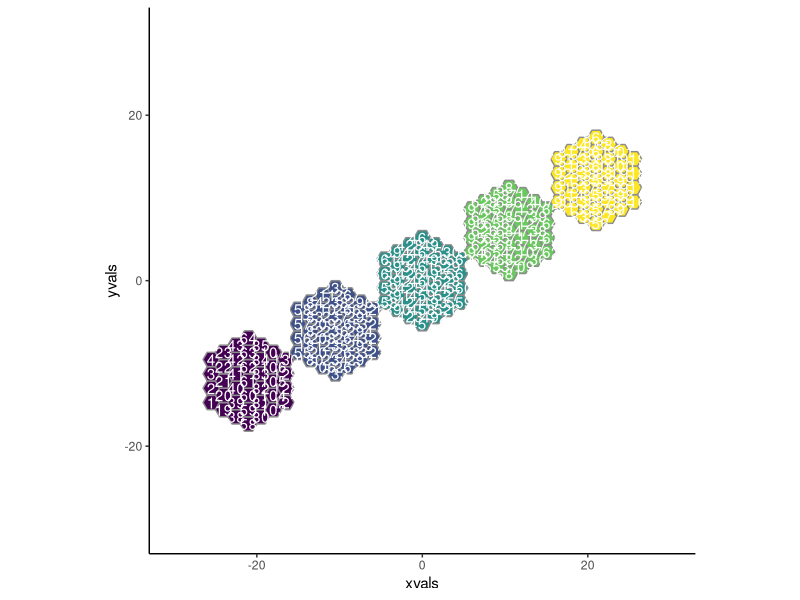
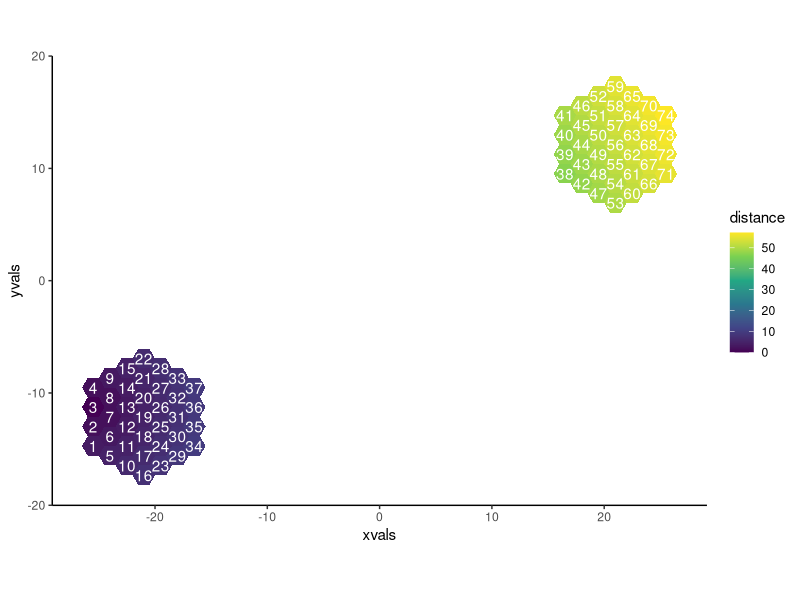
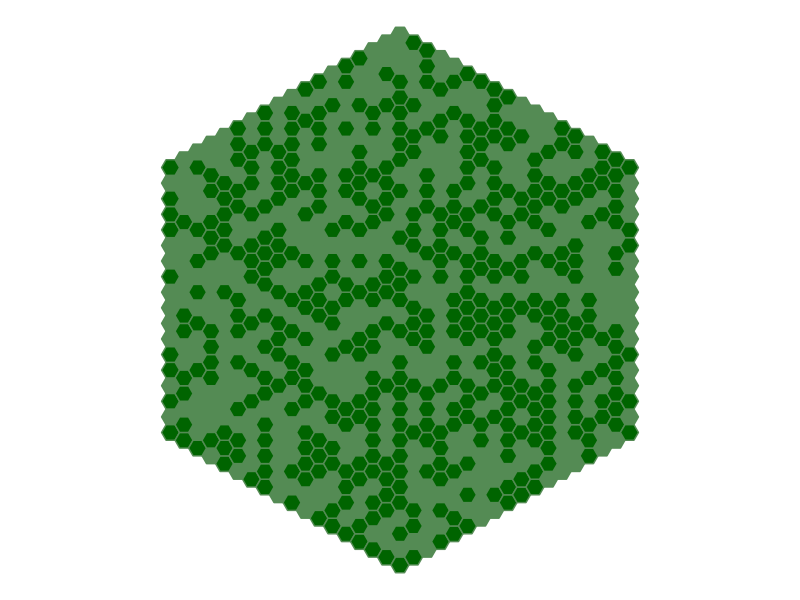
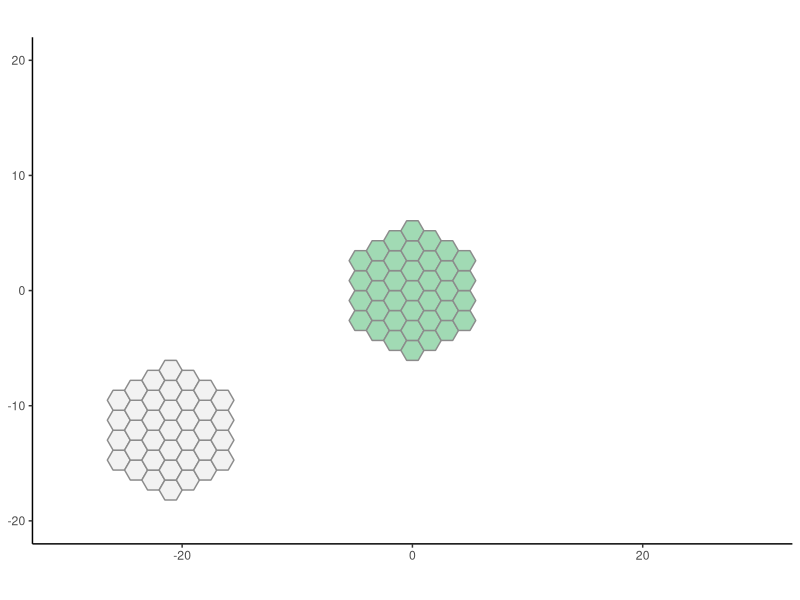

R code for these plots, in order: (Note: this script raises an error after producing the figures.)
library(tidyverse)
library(ggforce)

`%ni%` <- Negate(`%in%`)

grid.r <-17

rows <- grid.r*2 + 1
cols <- rows

r = 1
c = sqrt(3/4)

n.cells = 3*(grid.r + 1)^2 - 3*(grid.r + 1) + 1

row_id <- seq(1,rows)
coord_0 <- seq(-grid.r,grid.r)
nums <- c(seq(grid.r + 1,rows),seq(rows -1, grid.r + 1))

coord_df <- c()
for(i in row_id){
  print(i)
  xvals <- rep(1.5*coord_0[i],nums[i])
  yvals <- seq(-(nums[i]-1)*c,(nums[i]-1)*c,2*c)
  
  temp <- data.frame(xvals,yvals)
  coord_df <- rbind(coord_df,temp)
}

coord_df$num <- seq(1,n.cells)

trees <- sample(x = c("DO","GR"), size = dim(coord_df)[1], prob = c(0.5,0.5), replace = TRUE)

coord_df$trees <- trees

pdf("/Users/katherinedixon/Documents/StuffINeed/_Research/_DFTM_2021/Field_2021/_plots/_eeid/hexagons_linkedin2.pdf",height = 5, width = 5)
coord_df %>% mutate(trees = ifelse(trees == "DO",'Douglas fir','Grand fir')) %>%
  ggplot() + aes(x0 = xvals, y0 = yvals, sides = 6, angle = 0, r = 1, fill = trees) +
  geom_regon(color = 'palegreen4') + theme_classic() + 
  coord_fixed() + 
  # geom_text(aes(x = xvals,y = yvals, label = num), color = 'white') + 
  scale_fill_manual("", values = c("Douglas fir" = 'palegreen4', 'Grand fir' = 'darkgreen')) + 
  theme_void() +
  #theme(legend.position = c(0.9,0.93))
  theme(legend.position = 'none')
dev.off()

num_vals <- unique(coord_df$num)

coord_dist <- c()
for(i in 1:length(num_vals)){
  point.x <- coord_df %>% filter(num == num_vals[i]) %>% pull(xvals)
  point.y <- coord_df %>% filter(num == num_vals[i]) %>% pull(yvals)
  
  temp <- coord_df %>% mutate(distance = sqrt(abs(xvals - point.x)^2 + abs(yvals - point.y)^2))
  temp$ref <- num_vals[i]
  
  coord_dist <- rbind(coord_dist,temp)
  
}

get_ids <- function(l1){
  ids <- c(l1[1]:(l1[1]+3),l1[2]:(l1[2]+4),l1[3]:(l1[3]+5),l1[4]:(l1[4]+6),l1[5]:(l1[5]+5),l1[6]:(l1[6]+4),l1[7]:(l1[7]+3))
  return(ids)
}

id1 <- get_ids(c(1,19,38,58,80,103,127))
id2 <- get_ids(c(155,180,206,233,262,292,323))
id3 <- get_ids(c(358,390,423,457,492,526,559))
id4 <- get_ids(c(594,624,653,681,709,736,762))
id5 <- get_ids(c(790,813,835,856,877,897,916))


coord_dist <- coord_dist %>% mutate(group = case_when(num %in% id1 ~ 1,
                                                      num %in% id2 ~ 2,
                                                      num %in% id3 ~ 3,
                                                      num %in% id4 ~ 4,
                                                      num %in% id5 ~ 5,
                                                      num %ni% c(id1,id2,id3,id4,id5) ~ 0))

coord_dist %>% filter(ref == 1, group != 0) %>%
  ggplot() + aes(x0 = xvals, y0 = yvals, sides = 6, angle = 0, r = 1, fill = group) +
  geom_regon(color = 'grey55') + theme_classic() + 
  coord_fixed(xlim = c(-30,30), ylim = c(-30,30)) + 
  scale_fill_viridis_c(option = 'viridis') +
  theme(legend.position = 'none')+ 
  geom_text(aes(x = xvals,y = yvals, label = num), color = 'white')

pdf("AnalyzeSimulations/figures/grid_hm2.pdf",height = 10, width = 10)
coord_dist %>% filter(ref == 1, group %in% c(1,3)) %>%
  ggplot() + aes(x0 = xvals, y0 = yvals, sides = 6, angle = 0, r = 1, fill = as.factor(group)) +
  geom_regon(color = 'grey55') + theme_classic() + 
  coord_fixed(xlim = c(-30,30), ylim = c(-20,20)) + 
  scale_fill_viridis_c(option = 'viridis') +
  theme(legend.position = 'none') +
  scale_fill_manual(values = c(`1` = 'grey95', `2` = '#ffffcc', `3` = '#a1dab4', `4` = '#41b6c4', `5` ='#225ea8'))
  #geom_text(aes(x = xvals,y = yvals, label = group), color = 'white')
dev.off()

coord_dist %>% filter(num %in% c(id1,id3),ref %in% c(id1,id4)) %>% 
  filter(ref == 118, group !=0) %>%
  ggplot() + aes(x0 = xvals, y0 = yvals, sides = 6, angle = 0, r = 1, fill = distance) +
  geom_regon() + theme_classic() + 
  coord_fixed() + 
  scale_fill_viridis_c(option = 'viridis') + 
  geom_text(aes(x = xvals,y = yvals, label = num), color = 'white')

spat_12 <- coord_dist %>% filter(num %in% c(id1,id2),ref %in% c(id1,id2))
spat_13 <- coord_dist %>% filter(num %in% c(id1,id3),ref %in% c(id1,id3))
spat_14 <- coord_dist %>% filter(num %in% c(id1,id4),ref %in% c(id1,id4))
spat_15 <- coord_dist %>% filter(num %in% c(id1,id5),ref %in% c(id1,id5))

recode_12 <- data.frame(num = c(id1,id2),num2 = 1:74)
recode_13 <- data.frame(num = c(id1,id3),num2 = 1:74)
recode_14 <- data.frame(num = c(id1,id4),num2 = 1:74)
recode_15 <- data.frame(num = c(id1,id5),num2 = 1:74)

spat_12 <- merge(spat_12,recode_12)
spat_12 <- spat_12 %>% select(-num) %>% rename(num = num2)

spat_12 <- merge(spat_12, recode_12, by.x = c('ref'), by.y = c('num'))
spat_12 <- spat_12 %>% select(-ref) %>% rename(ref = num2)

spat_13 <- merge(spat_13,recode_13)
spat_13 <- spat_13 %>% select(-num) %>% rename(num = num2)

spat_13 <- merge(spat_13, recode_13, by.x = c('ref'), by.y = c('num'))
spat_13 <- spat_13 %>% select(-ref) %>% rename(ref = num2)

spat_14 <- merge(spat_14,recode_14)
spat_14 <- spat_14 %>% select(-num) %>% rename(num = num2)

spat_14 <- merge(spat_14, recode_14, by.x = c('ref'), by.y = c('num'))
spat_14 <- spat_14 %>% select(-ref) %>% rename(ref = num2)

spat_15 <- merge(spat_15,recode_15)
spat_15 <- spat_15 %>% select(-num) %>% rename(num = num2)

spat_15 <- merge(spat_15, recode_15, by.x = c('ref'), by.y = c('num'))
spat_15 <- spat_15 %>% select(-ref) %>% rename(ref = num2)

spat_15 %>% 
  filter(ref == 3, group !=0) %>%
  ggplot() + aes(x0 = xvals, y0 = yvals, sides = 6, angle = 0, r = 1, fill = distance) +
  geom_regon() + theme_classic() + 
  coord_fixed() + 
  scale_fill_viridis_c(option = 'viridis') + 
  geom_text(aes(x = xvals,y = yvals, label = num), color = 'white')

spat_12 <- spat_12 %>% select(xvals,yvals,num,distance,ref) %>% arrange(ref,num)
spat_13 <- spat_13 %>% select(xvals,yvals,num,distance,ref) %>% arrange(ref,num)
spat_14 <- spat_14 %>% select(xvals,yvals,num,distance,ref) %>% arrange(ref,num)
spat_15 <- spat_15 %>% select(xvals,yvals,num,distance,ref) %>% arrange(ref,num)

write.csv(spat_12, paste0("HostMobility/data/coord_distances_meta12.csv"))
write.csv(spat_13, paste0("HostMobility/data/coord_distances_meta13.csv"))
write.csv(spat_14, paste0("HostMobility/data/coord_distances_meta14.csv"))
write.csv(spat_15, paste0("HostMobility/data/coord_distances_meta15.csv"))

